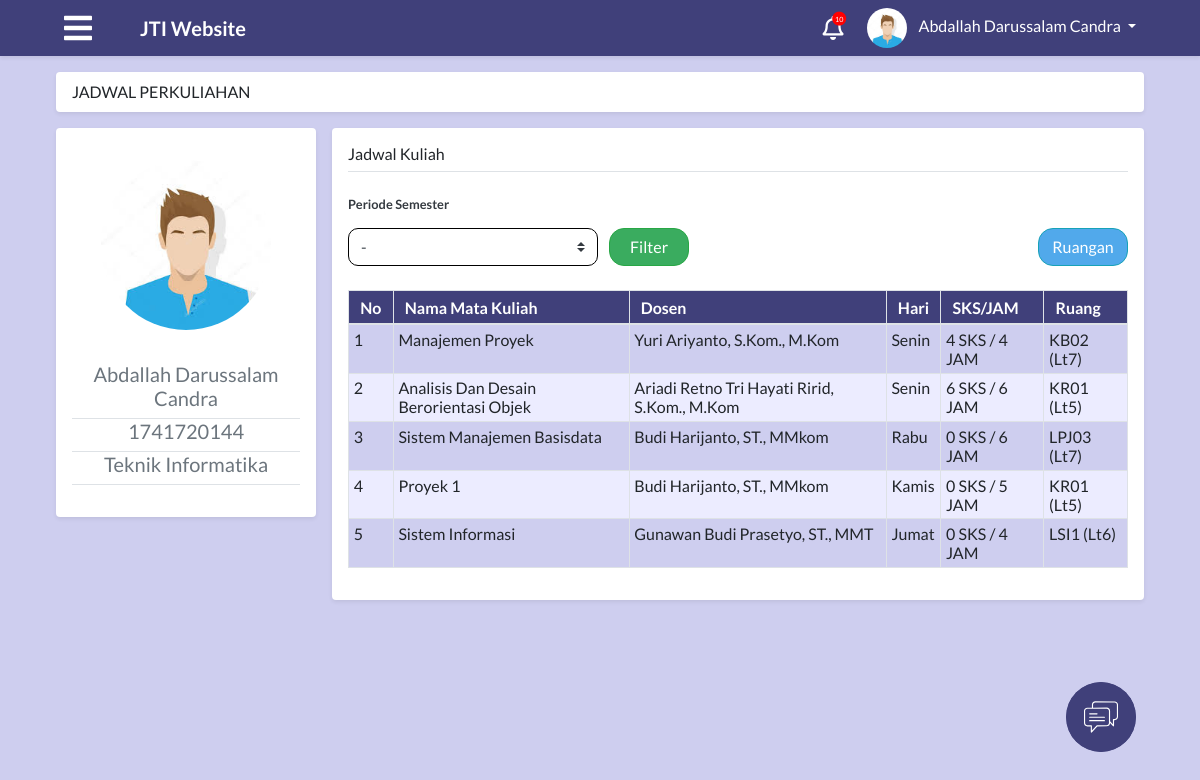
/module/index.php?module=jadwal (signed in), run on an earlier commit of the app's database.
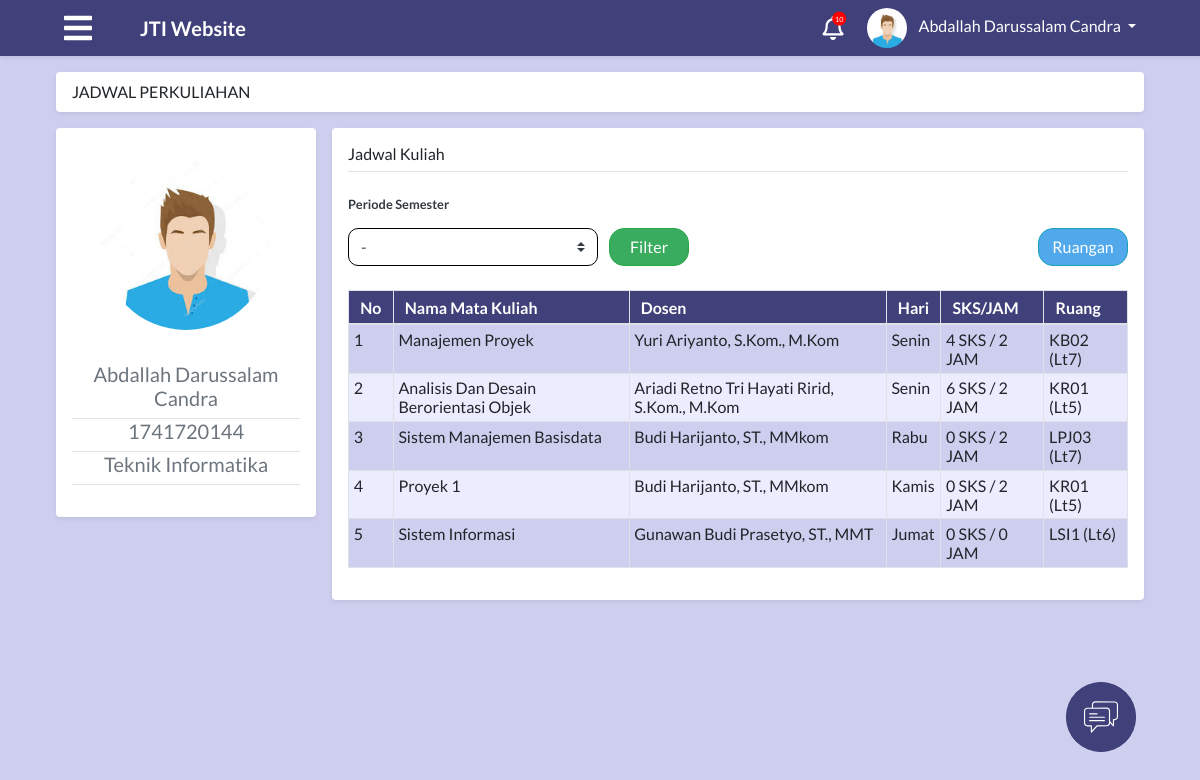
And on a later commit of the database.
### tables this page shows
CREATE TABLE `tabel_mahasiswa` (
  `id_mahasiswa` int(30) NOT NULL,
  `id_prodi` int(30) NOT NULL,
  `id_kelas` int(30) NOT NULL,
  `id_semester` int(11) NOT NULL,
  `nim` varchar(50) NOT NULL,
  `nama` varchar(100) NOT NULL,
  `alamat` varchar(250) DEFAULT NULL,
  `jenis_kelamin` enum('laki-laki','perempuan') NOT NULL,
  `tempat_lahir` varchar(50) DEFAULT NULL,
  `tanggal_lahir` date DEFAULT NULL,
  `foto` text,
  `waktu_edit` datetime DEFAULT NULL,
  `id_user` int(11) NOT NULL,
  `waktu_tambah` timestamp NOT NULL DEFAULT CURRENT_TIMESTAMP
);

CREATE TABLE `tabel_prodi` (
  `id_prodi` int(30) NOT NULL,
  `nama` varchar(50) NOT NULL,
  `kode` varchar(30) NOT NULL
);

CREATE TABLE `tabel_jadwal` (
  `id_jadwal` int(30) NOT NULL,
  `id_ruang` int(30) NOT NULL,
  `id_kelas` int(30) NOT NULL,
  `id_semester` int(30) NOT NULL,
  `id_dosen` int(30) NOT NULL,
  `id_matkul` int(11) NOT NULL,
  `hari` varchar(30) NOT NULL,
  `jam_mulai` time NOT NULL,
  `jam_selesai` time NOT NULL,
  `waktu_edit` datetime NOT NULL
);

CREATE TABLE `tabel_matkul` (
  `id_matkul` int(11) NOT NULL,
  `nama` varchar(50) NOT NULL,
  `sks` int(11) NOT NULL,
  `jam` int(10) NOT NULL
);

CREATE TABLE `tabel_dosen` (
  `id_dosen` int(30) NOT NULL,
  `nip` varchar(50) NOT NULL,
  `nama` varchar(200) NOT NULL,
  `alamat` text,
  `jenis_kelamin` enum('laki-laki','perempuan') NOT NULL,
  `tempat_lahir` varchar(50) DEFAULT NULL,
  `tanggal_lahir` date DEFAULT NULL,
  `foto` text,
  `id_user` int(11) NOT NULL,
  `waktu_tambah` timestamp NOT NULL DEFAULT CURRENT_TIMESTAMP,
  `waktu_edit` datetime NOT NULL
);

CREATE TABLE `tabel_ruang` (
  `id_ruang` int(30) NOT NULL,
  `kode` varchar(30) NOT NULL,
  `lantai` int(10) NOT NULL
);

### process/proses_jadwalKuliah.php (called while the page is built, shortened)
<?php
function jadwalKuliah($con,$prodi,$kelas)
{
    $jadwalKuliah = "select tm.nama as nm_matkul,td.nama,tj.hari,tm.sks,tm.jam,tr.kode,tr.lantai from tabel_jadwal tj,tabel_matkul tm,tabel_dosen td,tabel_ruang tr
    where tj.id_matkul = tm.id_matkul
    and tj.id_dosen = td.id_dosen
    and tj.id_ruang = tr.id_ruang
    and tj.id_kelas = $kelas;";
    $resultJadwalKuliah = mysqli_query($con,$jadwalKuliah);
    return $resultJadwalKuliah;
}
?>

### module/mahasiswa/jadwal.php (the view, shortened to what this page needs)
<?php
include "../config/connection.php";
include "../process/proses_jadwalKuliah.php";
$idUser = $_SESSION['id'];
$queryUser = "SELECT a.*, b.*, c.nama as prodi FROM tabel_user a, tabel_mahasiswa b, tabel_prodi c WHERE a.id_user=$idUser and a.id_user=b.id_user and b.id_prodi = c.id_prodi";
$resultUser = mysqli_query($con, $queryUser);
$rowUser = mysqli_fetch_assoc($resultUser);
$namaUser = $rowUser["nama"];
$nimUser = $rowUser["nim"];
$namaProdiUser = $rowUser["prodi"];
$prodiUser = $rowUser["id_prodi"];
$kelasUser = $rowUser["id_kelas"];
?>
<main role="main" class="container-fluid">
  <div id="jadwal" class="row">
    <div class="col-md-12 p-0">
      <div class="m-2 bg-white shadow-sm rounded">
        <nav class="nav nav-underline">
          <span class="nav-link">JADWAL PERKULIAHAN</span>
        </nav>
      </div>
    </div>
    <div class="col-md-3 p-0">
      <div class="m-2 p-3 bg-white rounded shadow-sm">
        <div class="media text-muted pt-3">
          <div class="media-body pb-3 mb-0 small lh-125">
            <center><img src="../attachment/img/avatar.jpeg" class="gambar-profil img-circle" height="170" width="170">
            </center>
            <br><br>
            <h5 class="border-bottom border-gray pb-2 mb-0" align="center"><?php echo $namaUser; ?></h5>
            <h5 class="border-bottom border-gray pb-2 mb-0" align="center"><?php echo $nimUser; ?></h5>
            <h5 class="border-bottom border-gray pb-2 mb-0" align="center"><?php echo $namaProdiUser; ?></h5>
          </div>
        </div>
      </div>
    </div>
    <div class="col-md-9 p-0">
      <div class="m-2 p-3 bg-white rounded shadow-sm">
        <h6 class="border-bottom border-gray pb-2 mb-2">Jadwal Kuliah</h6>
        <div class="media text-muted pt-3">
          <p class="media-body pb-3 mb-0 small lh-125">
            <strong class="d-block text-dark">Periode Semester</strong>
          </p>
        </div>
        <form action="?module=jadwal" class="p-0 m-0" method="post">
          <select class="semester custom-select" style="width:250px" name="semester">
            <option selected disabled>-</option>
          </select>
          <button type="submit" name="cariJadwal" class="tmbl-filter btn btn-success ml-2">Filter</button>
          <a href="?module=kelasKosong"><button type="button" class="tmbl-ruangan btn btn-info float-right">Ruangan</button></a>
        </form>
        <br>
        <?php
        if(isset($_POST["cariJadwal"])){
          $resultJadwalKuliah = jadwalKuliahCariSemester($con,$prodiUser,$kelasUser,$_POST["semester"]);
        }
        else{
          $resultJadwalKuliah = jadwalKuliah($con,$prodiUser,$kelasUser);
        }
        if (mysqli_num_rows($resultJadwalKuliah) > 0)
        {
        ?>
        <table class="table table-striped table-bordered">
          <thead class="text-white bg-blue">
            <tr>
              <th scope="col">No</th>
              <th scope="col">Nama Mata Kuliah</th>
              <th scope="col">Dosen</th>
              <th scope="col">Hari</th>
              <th scope="col">SKS/JAM</th>
              <th scope="col">Ruang</th>
            </tr>
          </thead>
          <tbody>
            <?php
              $no=1;
              while($row = mysqli_fetch_assoc($resultJadwalKuliah)){
              ?>
            <tr>
              <td><?php echo $no;?></td>
              <td><?php echo $row["nm_matkul"]; ?></td>
              <td><?php echo $row["nama"]; ?></td>
              <td><?php echo $row["hari"]; ?></td>
              <td><?php echo $row["sks"]; ?> SKS / <?php echo $row["jam"]; ?> JAM</td>
              <td><?php echo $row["kode"]; ?> (Lt<?php echo $row["lantai"]; ?>)</td>
            </tr>
            <?php
              $no++;
            }
            ?>
          </tbody>
        </table>
      </div>
      <?php } ?>
    </div>

### module/index.php (shortened to what this page needs)
<?php
include "../process/proses_modalPengaturan.php";
$level = $_SESSION['level'];
$idUser = $_SESSION['id'];
?>
<?php
switch ($level) {
  case 'mahasiswa':
    $queryUser = "SELECT a.*, b.* FROM tabel_user a, tabel_mahasiswa b WHERE a.id_user=$idUser and a.id_user=b.id_user";
    $resultUser = mysqli_query($con, $queryUser);
    $rowUser = mysqli_fetch_assoc($resultUser);
    $namaUser = $rowUser["nama"];
    break;
}
?>
<!DOCTYPE html>
<html>
<head>
  <?php
  include "../config/styles.php";
  ?>
</head>
<body>
    <nav class="app-navbar navbar navbar-expand-md navbar-dark bg-blue shadow-sm sticky-top mb-2">
      <?php
      if ($level == "admin") {
        ?>
        <a class="ml-5 mr-5" id="navigation-admin-btn"> <i class="fas fa-bars text-white burger-icon"></i></a>
      <?php
    } else {
      ?>
        <a class="ml-5 mr-5" id="navigation-btn"> <i class="fas fa-bars text-white burger-icon"></i></a>
      <?php
    }
    ?>
      <a class="navbar-brand " href="index.php?module=home"><b>JTI Website</b></a>
      <div class="collapse navbar-collapse" id="navbarCollapse">
        <i class="notification-icon text-white far fa-bell" onclick="location.href='index.php?module=notifikasi';">
          <span class="fas fa-circle notification-bubble"></span>
          <span class="notification-bubble-num">10</span>
        </i>
        <div class="dropdown mr-5">
          <img class="dropdown-toggle nav-profile-photo ml-4 " src="../attachment/img/avatar.jpeg" data-toggle="dropdown" aria-haspopup="true" aria-expanded="false">
          <a href="#" class="dropdown-toggle ml-2 profile-link" id="dropdownMenuButton" data-toggle="dropdown" aria-haspopup="true" aria-expanded="false"><?php echo ($namaUser); ?>&nbsp;<b class="caret"></b></a>
        </div>
      </div>
    </nav>
    <div class="container-fluid px-5">
      <?php
      $module = $_GET["module"];
      if ($level == "mahasiswa") {
        switch ($module) {
          case "jadwal":
            include "mahasiswa/jadwal.php";
            break;
        }
      } else if ($level == "dosen") {
        switch ($module) {
          case "home":
            include "dosen/home.php";
            break;
          case "kompenAbsen":
            include "dosen/dosenKompen.php";
            break;
          case "notifikasi":
            include "notifikasi.php";
            break;
          default:
            include "404.php";
        }
      } else if ($level == "admin") {
        switch ($module) {
          case "home":
            include "admin/home.php";
            break;
          case "ruang":
            include "admin/ruang/ruangan.php";
            break;
          case "khs":
            include "admin/khs/khs.php";
            break;
          case "khsLihat":
            include "admin/khs/khsLihat.php";
            break;
          case "dataDosen":
            include "admin/dosen/dataDosen.php";
            break;
          case "dataMahasiswa":
            include "admin/mahasiswa/dataMahasiswa.php";
            break;
          case "mataKuliah":
            include "admin/matakuliah/mataKuliah.php";
            break;
          case "krs":
            include "admin/krs/krsAdmin.php";
            break;
          case "krsPerKelas":
            include "admin/krs/krsPerKelas.php";
            break;
          case "dataJadwalKuliah":
            include "admin/jadwal/dataJadwalKuliah.php";
            break;
          case "beasiswa":
            include "admin/mahasiswa/beasiswa.php";
            break;
          case "eComplain":
            include "admin/eComplain/eComplain.php";
            break;
          case "beritaPengumuman":
            include "admin/berita/beritaPengumuman.php";
            break;
          case "kuisioner":
            include "admin/kuisioner/kuisioner.php";
            break;
          case "kriteriaKuisioner":
            include "admin/kuisioner/kriteriaKuisioner.php";
            break;
          case "absenKompen":
            include "admin/absen & kompen/absenKompen.php";
            break;
          case "kelas":
            include "admin/kelas/kelas.php";
            break;
          case "notifikasi":
            include "notifikasi.php";
            break;
          default:
            include "404.php";
        }
      }
      if ($level != "admin") {
        ?>
        <img id="toggleChat" src="../img/Chat.svg" alt="chat" class="chat-bubble">
      <?php
    }
    ?>
    </div>
</body>
</html>

### config/styles.php (shortened to what this page needs)
<link rel="stylesheet" href="https://stackpath.bootstrapcdn.com/bootstrap/4.3.1/css/bootstrap.min.css">
<link rel="stylesheet" href="https://cdnjs.cloudflare.com/ajax/libs/bootstrap-datepicker/1.8.0/css/bootstrap-datepicker3.css">
<link rel="stylesheet" href="https://cdnjs.cloudflare.com/ajax/libs/ekko-lightbox/5.3.0/ekko-lightbox.css">
<link rel="stylesheet" href="https://use.fontawesome.com/releases/v5.7.2/css/all.css">
<link rel="stylesheet" href="../css/style.css">
<link rel="stylesheet" href="../css/login.css">
<link rel="stylesheet" href="../css/home.css">
<link rel="stylesheet" href="../css/jadwal.css">
<link rel="stylesheet" href="../css/krs.css">
<link rel="stylesheet" href="../css/nilai.css">
<link rel="stylesheet" href="../css/kompenAbsen.css">
<link rel="stylesheet" href="../css/kelasKosong.css">
<link rel="stylesheet" href="../css/notifikasi.css">
<link rel="stylesheet" href="../css/dosenKompen.css">
<link rel="stylesheet" href="../css/adminRuang.css">
<link rel="stylesheet" href="../css/admin.css">
<link rel="stylesheet" href="../css/dataDosen.css">
<link rel="stylesheet" href="../css/adminDataJadwalKuliah.css">
<link rel="stylesheet" href="../css/dataMahasiswa.css">
<link rel="stylesheet" href="../css/adminKhs.css">
<link rel="stylesheet" href="../css/krsAdmin.css">
<link rel="stylesheet" href="../css/eComplain.css">
<link rel="stylesheet" href="../css/adminBerita.css">
<link rel="stylesheet" href="../css/kuisioner.css">
<link rel="stylesheet" href="../css/absenKompen.css">

### css/style.css (style rules this page uses)
* { font-family: "Lato"; }
body, html { margin: 0; padding: 0; }
body { background-color: #ceceef !important; }
.app-navbar { z-index: 0; }
.burger-icon { font-size: 2em; }
.notification-icon { font-size: 1.5em; position: relative; cursor: pointer; }
.notification-bubble { position: absolute; font-size: 0.6em; top: -4px; color: red; right: -3px; }
.notification-bubble-num { position: absolute; font-size: 0.3em; top: 0px; color: #ffffff; right: 0px; }
.profile-link:link { color: #ffffff; text-decoration: none; }
.profile-link { color: #ffffff; text-decoration: none; }
.nav-profile-photo { width: 2.5em; border-radius: 50%; }
.app-navbar { z-index: 1; }
.bg-blue { background-color: #40407a; }
.lh-125 { line-height: 1.25; }
#navigation-btn, #navigation-admin-btn, .pointer { cursor: pointer; }
.chat-bubble { cursor: pointer; position: fixed; bottom: 3em; right: 4em; background: #40407a; width: 4.4em; height: 4.4em; border-radius: 50%; display: flex; justify-content: center; align-items: center; }
.table-striped > thead > tr > th { padding: 0.4em; padding-left: 0.7em; padding-right: 0.7em; }
.table-striped > thead > tr > th { background-color: #40407a; color: white; }
.table-striped > tbody > tr:nth-child(odd) > td { background-color: #ceceef; }
.table-striped > tbody > tr:nth-child(even) > td { background-color: #ececff; }
.table-striped > tbody > tr > td { font-size: 1em; padding: 0.3em; }

### css/login.css (style rules this page uses)
body { padding-top: 0 !important; }

### css/jadwal.css (style rules this page uses)
#jadwal .semester { border: 1px solid #000000; box-sizing: border-box; border-radius: 10px; }
#jadwal .tmbl-filter { background: #3AAC5F; border-radius: 15px; width: 80px; }
#jadwal .tmbl-ruangan { background: #51A9EB; border-radius: 15px; width: 90px; }
#jadwal .gambar-profil { border-radius: 50%; }

### css/notifikasi.css (style rules this page uses)
td { border-top: 2px solid rgb(187, 187, 187); border-bottom: 2px solid rgb(187, 187, 187); }

What changed in the data, as far as the page shows it:
changed through a linked row, tabel_jadwal "Manajemen Proyek": id_matkul.jam "4" → "2"
changed through a linked row, tabel_jadwal "Analisis Dan Desain Berorientasi Objek": id_matkul.jam "6" → "2"
changed through a linked row, tabel_jadwal "Rabu": id_matkul.jam "6" → "2"
changed through a linked row, tabel_jadwal "Kamis": id_matkul.jam "5" → "2"
changed through a linked row, tabel_jadwal "Jumat": id_matkul.jam "4" → "0"
